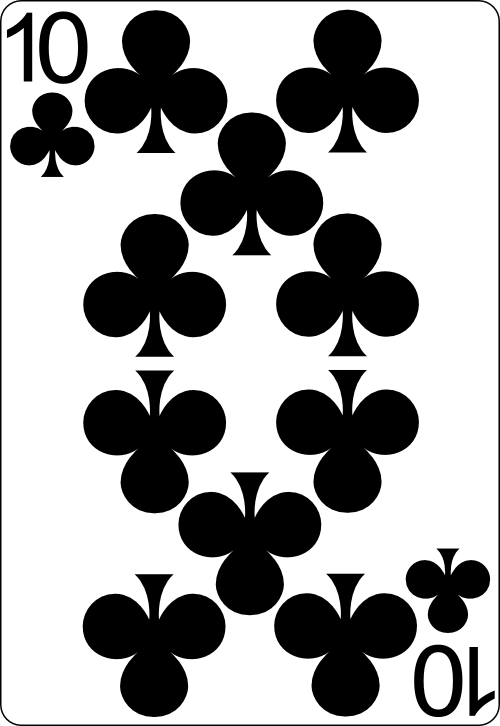
#> input picture Two_Eight/10_of_clubs.png, 500 x 726 px, given in place of 8_of_hearts.png, which was not available
$ python -i gui_1_pos.py   (imports and definitions only)   (older library calls are emulated)
#> lines starting #> are read from the running program, lines starting #| are printed output that depends on the picture; pictures that were not available may be replaced by others from this repository, and a replacement may not be noted
import tkinter

from PIL import Image as pImage

from PIL import ImageTk as pImageTk

from tkinter import *
# [4 lines of commented-out code are left out]
def main():
    # [31 lines of commented-out code are left out]
    root=Tk()
    root.geometry("800x800")
    cv=Canvas(root,bg='red',width=800,height=800)
    #w = Canvas(root, width=400,height=400,bg='blue')
    #root.geometry('2000*1000')
    #my_canvas = Canvas(root, width=600,height=100)
    im1=pImage.open('8_of_hearts.png')  #打开图片文件
#> im1 is the input picture: PIL image 500x726 RGBA; mean R, G, B, A 161.8, 161.8, 161.8, 254.7
    im1 = im1.resize((100,100))#, Image.ANTIALIAS
#> im1: PIL image 100x100 RGBA
    im2=pImage.open('ace_of_spades.png')
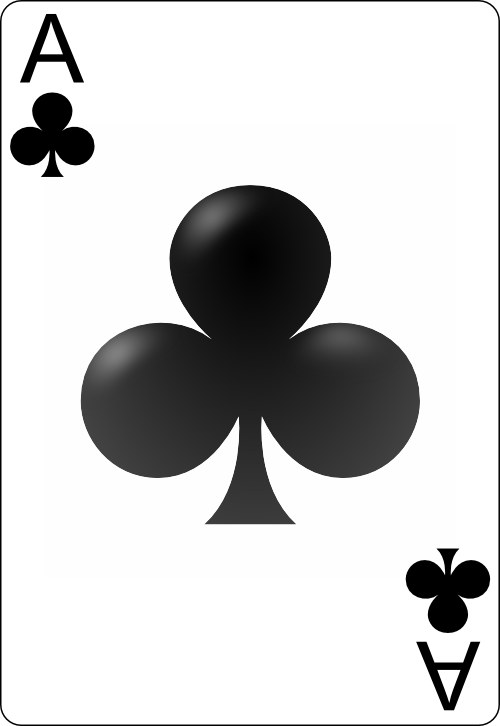
#> input picture Two_Eight/1_of_clubs.png, 500 x 726 px, given in place of ace_of_spades.png, which was not available
#> im2 is the input picture: PIL image 500x726 RGBA; mean R, G, B, A 205.9, 205.6, 205.9, 254.7
    im2 = im2.resize((100,100))
#> im2: PIL image 100x100 RGBA
    im3=pImage.open('2_of_clubs.png')  #打开图片文件
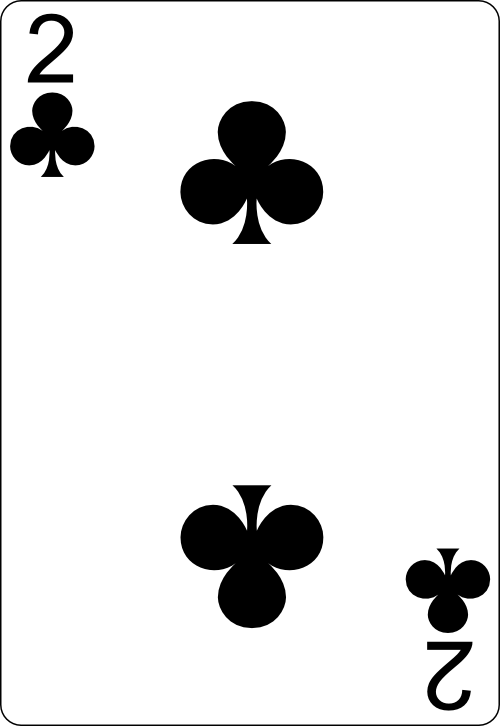
#> input picture Two_Eight/2_of_clubs.png, 500 x 726 px
#> im3 is the input picture: PIL image 500x726 RGBA; mean R, G, B, A 228.6, 228.6, 228.6, 254.7
    im3 = im3.resize((100,100))
#> im3: PIL image 100x100 RGBA
    im4=pImage.open('2_of_diamonds.png')
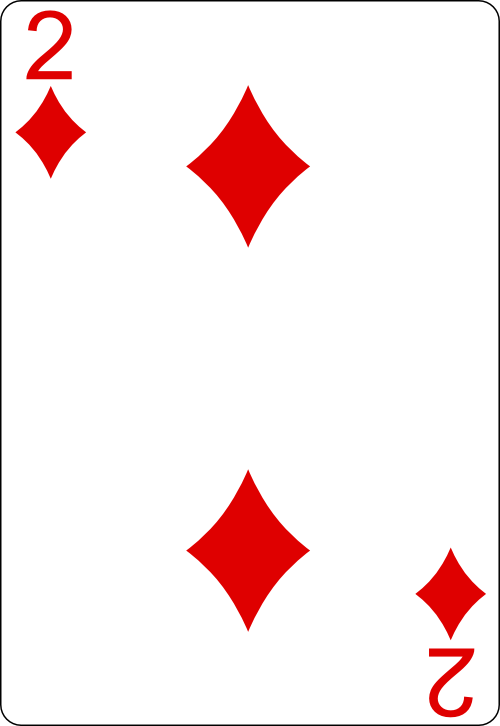
#> input picture Two_Eight/2_of_diamonds.png, 500 x 726 px
#> im4 is the input picture: PIL image 500x726 RGBA; mean R, G, B, A 250.3, 235.4, 235.4, 254.7
    im4 = im4.resize((100,100))
#> im4: PIL image 100x100 RGBA

    im5=pImage.open('2_of_hearts.png')
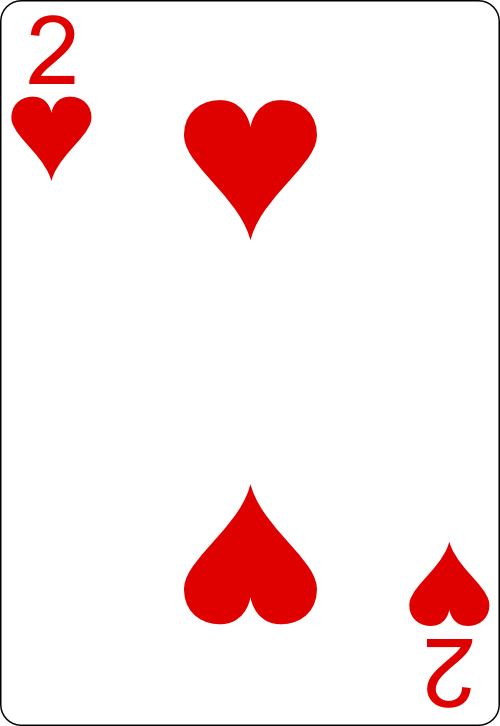
#> input picture Two_Eight/2_of_hearts.png, 500 x 726 px
#> im5 is the input picture: PIL image 500x726 RGBA; mean R, G, B, A 249.6, 230, 230, 254.7
    im5 = im5.resize((100,100))
#> im5: PIL image 100x100 RGBA
    im6=pImage.open('8_of_hearts.png')
    im6 = im6.resize((100,100))


    im7=pImage.open('10_of_hearts.png')
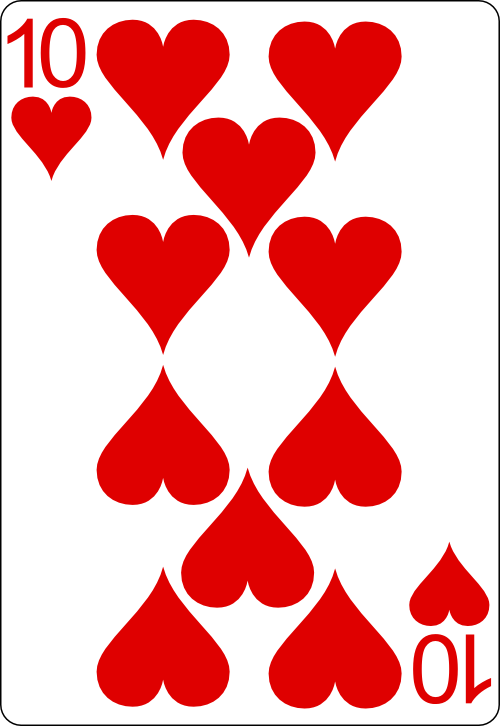
#> input picture Two_Eight/10_of_hearts.png, 500 x 726 px
#> im7 is the input picture: PIL image 500x726 RGBA; mean R, G, B, A 241.8, 168.2, 168.2, 254.7
    im7 = im7.resize((100,100))
#> im7: PIL image 100x100 RGBA
    im8=pImage.open('10_of_spades.png')
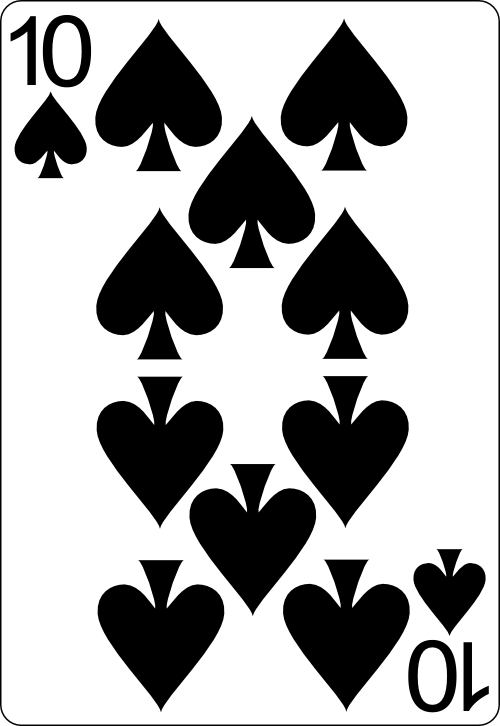
#> input picture Two_Eight/10_of_spades.png, 500 x 726 px
#> im8 is the input picture: PIL image 500x726 RGBA; mean R, G, B, A 169.9, 169.9, 169.9, 254.7
    im8 = im8.resize((100,100))
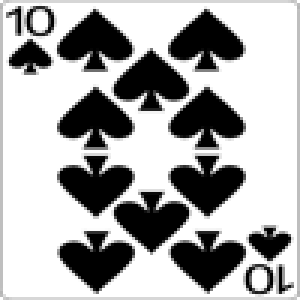
#> im8: PIL image 100x100 RGBA (shown 3 times larger); mean R, G, B, A 170.2, 170.2, 170.2, 254.7; transparent parts drawn white


    p1=pImageTk.PhotoImage(im1)  #建立与tkinter适用的接口
    p2=pImageTk.PhotoImage(im2)
    p3=pImageTk.PhotoImage(im3)  #建立与tkinter适用的接口
    p4=pImageTk.PhotoImage(im4)
    p5=pImageTk.PhotoImage(im5)  #建立与tkinter适用的接口
    p6=pImageTk.PhotoImage(im6)
    p7=pImageTk.PhotoImage(im7)  #建立与tkinter适用的接口
    p8=pImageTk.PhotoImage(im8)
    cv.create_image((350,50),image=p1)
    cv.create_image((450,50),image=p2)
    cv.create_image((350,750),image=p3)
    cv.create_image((450,750),image=p4)
    cv.create_image((50,350),image=p5)
    cv.create_image((50,450),image=p6)
    cv.create_image((750,350),image=p7)
    cv.create_image((750,450),image=p8)
    cv.pack()
    root.mainloop()
#> (the run stopped early here; a loop or call above may not have finished)
